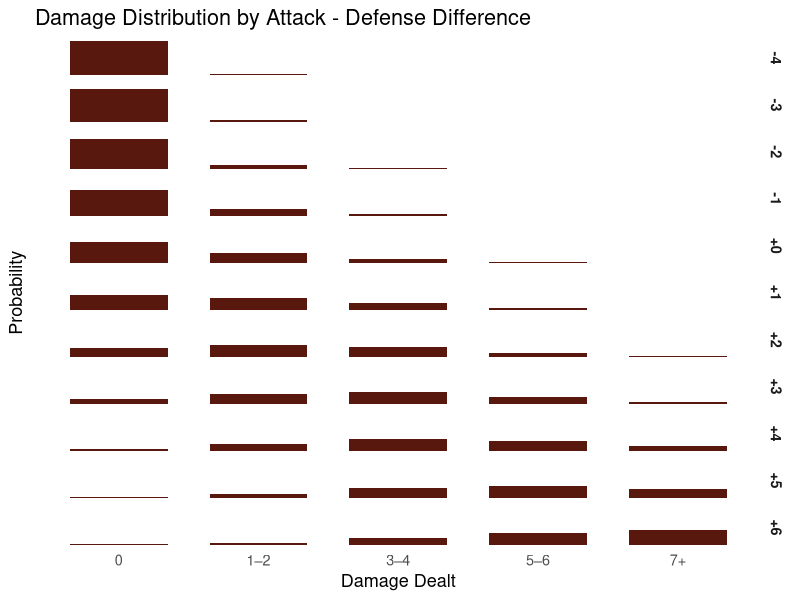
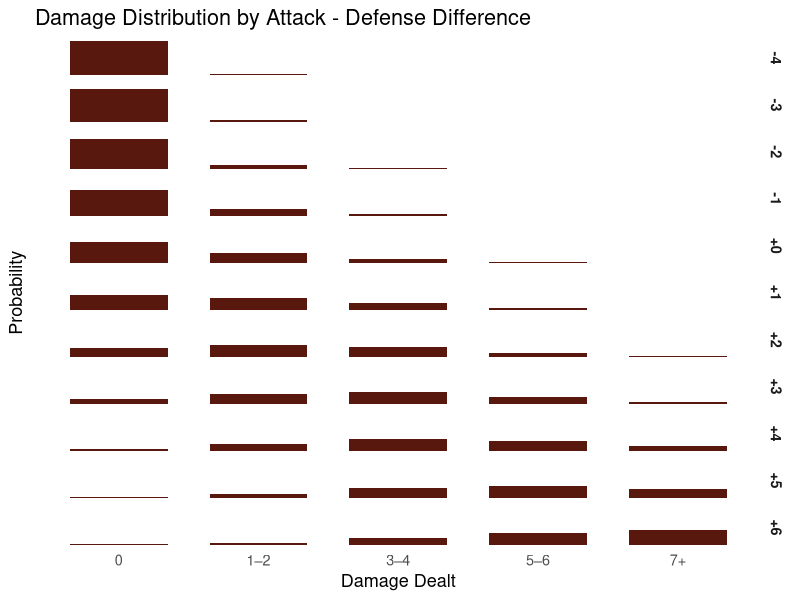

These charts were generated, in order, by the following R code:
library(tidyverse)

# Base Fudge outcome distribution
no_outcomes <- 81
base_fudge <- tribble(
  ~outcome, ~probability,
  -4, 1/no_outcomes,
  -3, 4/no_outcomes,
  -2, 10/no_outcomes,
  -1, 16/no_outcomes,
  0, 19/no_outcomes,
  1, 16/no_outcomes,
  2, 10/no_outcomes,
  3, 4/no_outcomes,
  4, 1/no_outcomes
)

# Range of attacker skill levels relative to defender
skill_diffs <- -4:6

# Function to compute damage distribution
compute_damage_distribution <- function(skill_diff) {
  attacker_dist <- base_fudge %>%
    mutate(outcome = outcome + skill_diff) %>%
    rename(attacker = outcome, p_attacker = probability)
  
  defender_dist <- base_fudge %>%
    rename(defender = outcome, p_defender = probability)
  
  attacker_dist %>%
    crossing(defender_dist) %>%
    mutate(
      damage = pmax(0, attacker - defender),
      prob = p_attacker * p_defender
    ) %>%
    group_by(skill_diff = skill_diff, damage) %>%
    summarise(probability = sum(prob), .groups = "drop")
}

# Compute all distributions
all_distributions <- map_dfr(skill_diffs, compute_damage_distribution)

# Collapse damage ≥ 6 into "6+" and convert to percentage
collapsed_distributions <- all_distributions %>%
  mutate(
    damage = if_else(damage >= 7, "7+", as.character(damage)),
    probability = round(probability * 100, 1)
  ) %>%
  group_by(skill_diff, damage) %>%
  summarise(probability = sum(probability), .groups = "drop")

# Pivot to wide format
wide_table <- collapsed_distributions %>%
  pivot_wider(
    names_from = damage,
    values_from = probability,
    values_fill = 0
  ) %>%
  arrange(skill_diff)

# Print nicely
print(wide_table, n = Inf)



# Create DnD-style LaTeX table from your wide_table
format_dnd_table <- function(data) {
  # Ensure correct column order
  damage_columns <- c("0", "1", "2", "3", "4", "5", "6", "7+")
  data <- data %>%
    select(skill_diff, all_of(damage_columns))
  
  # Format header
  header <- paste0("    \\textbf{Attacker - Defender} & ", paste0("\\textbf{", damage_columns, "}", collapse = " & "), " \\\\")
  
  # Format rows
  body <- apply(data, 1, function(row) {
    skill_label <- sprintf("%+d", as.integer(row["skill_diff"]))
    values <- row[-1]
    formatted <- sapply(values, function(p) {
      if (p == 0) {
        "  -"
      } else {
        sprintf("%5.1f\\%%", as.numeric(p))
      }
    })
    paste0("    ", skill_label, " & ", paste(formatted, collapse = " & "), " \\\\")
  })
  
  # Combine into full LaTeX table
  table_code <- c(
    "\\begin{DndTable}[header=Damage probability by relative skill level]{lrrrrrrr}",
    header,
    "    \\hline",
    body,
    "\\end{DndTable}"
  )
  
  cat(paste(table_code, collapse = "\n"))
}

format_dnd_table(wide_table)




collapsed_distributions_grouped <- collapsed_distributions %>%
  mutate(
    damage_group = case_when(
      damage %in% c("1", "2") ~ "1–2",
      damage %in% c("3", "4") ~ "3–4",
      damage %in% c("5", "6") ~ "5–6",
      TRUE ~ as.character(damage)
    )
  ) %>%
  group_by(skill_diff, damage_group) %>%
  summarise(probability = sum(probability), .groups = "drop") %>%
  mutate(
    damage_group = factor(
      damage_group,
      levels = c("0", "1–2", "3–4", "5–6", "7+")
    ),
    skill_diff = factor(skill_diff, levels = sort(unique(as.numeric(as.character(skill_diff)))))
  )
collapsed_distributions_grouped <- collapsed_distributions_grouped %>%
  mutate(
    skill_diff_label = if_else(as.numeric(as.character(skill_diff)) >= 0,
                               paste0("+", as.character(skill_diff)),
                               as.character(skill_diff))
  )

# Get unique skill diffs and generate proper labels
skill_order <- sort(unique(as.numeric(as.character(collapsed_distributions_grouped$skill_diff))))
skill_labels <- ifelse(skill_order >= 0, paste0("+", skill_order), as.character(skill_order))

# Reassign labels with correct ordering
collapsed_distributions_grouped <- collapsed_distributions_grouped %>%
  mutate(
    skill_diff_label = factor(
      if_else(as.numeric(as.character(skill_diff)) >= 0,
              paste0("+", skill_diff),
              as.character(skill_diff)),
      levels = skill_labels
    )
  )


signed_labeller <- function(variable, value) {
  ifelse(value > 0, paste0("+", value), as.character(value))
}

ggplot(collapsed_distributions_grouped, aes(x = damage_group, y = probability, fill = I("#58180D"))) +
  geom_col(width = 0.7, show.legend = FALSE) +
  facet_grid(skill_diff_label ~ .) +
  labs(
    title = "Damage Distribution by Attack - Defense Difference",
    x = "Damage Dealt",
    y = "Probability"
  ) +
  theme_minimal(base_size = 13) +
  theme(
    panel.grid.major.x = element_blank(),
    panel.grid.major.y = element_blank(),
    panel.grid.minor.y = element_blank(),
    strip.text = element_text(face = "bold"),
    axis.ticks.y = element_blank(),
    axis.text.y = element_blank()
  )

ggsave("damage_distribution.png", width = 6, height = 10)


prob_any_damage <- collapsed_distributions_grouped %>%
  group_by(skill_diff) %>%
  summarise(prob_damage = sum(probability[damage_group != "0"]))
prob_any_damage

damage_values <- c("0" = 0, "1–2" = 1.5, "3–4" = 3.5, "5–6" = 5.5, "7+" = 7)

expected_damage <- collapsed_distributions_grouped %>%
  mutate(damage_value = damage_values[as.character(damage_group)]) %>%
  group_by(skill_diff) %>%
  summarise(expected_damage = sum(probability * damage_value / 100))
expected_damage



